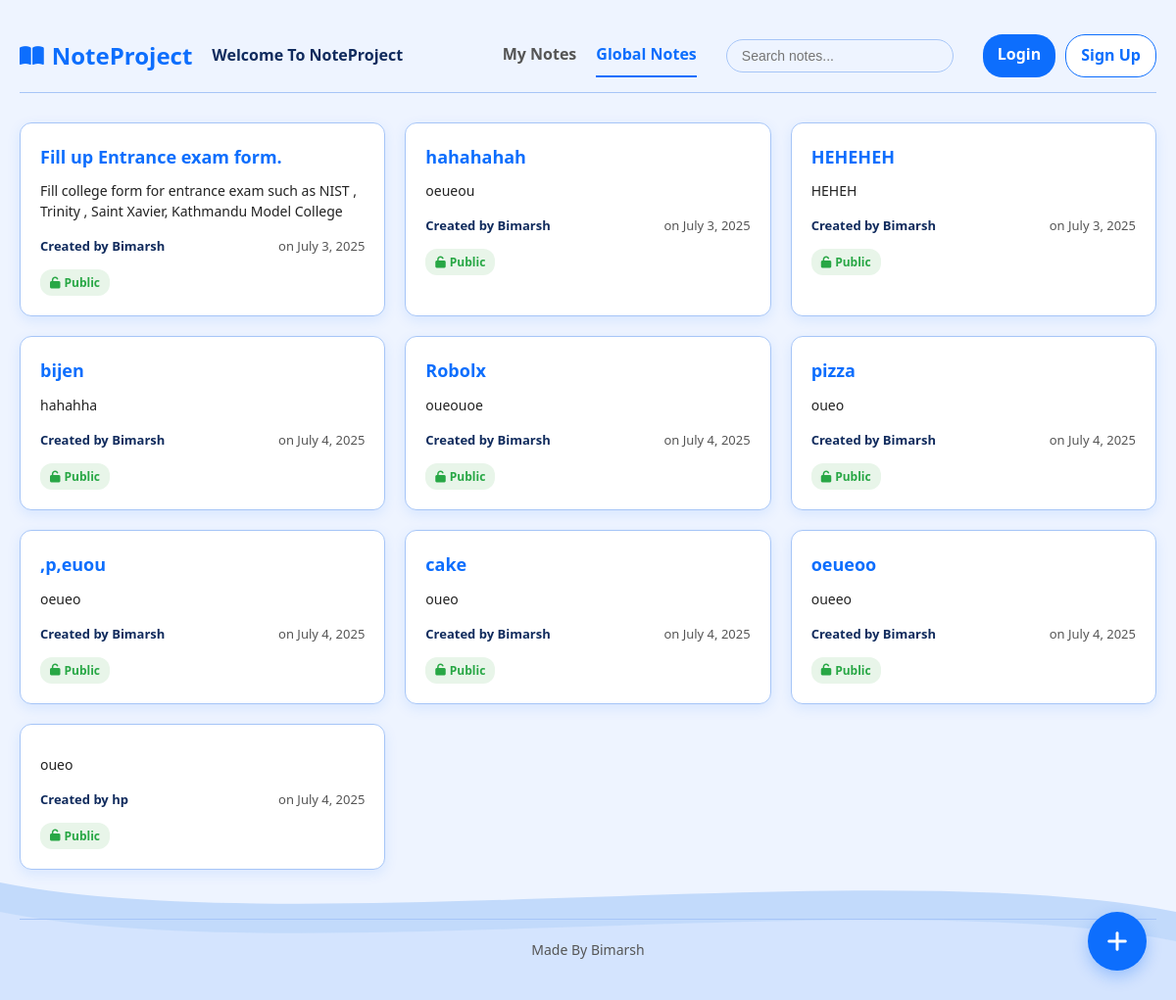
The app's page /, older data.
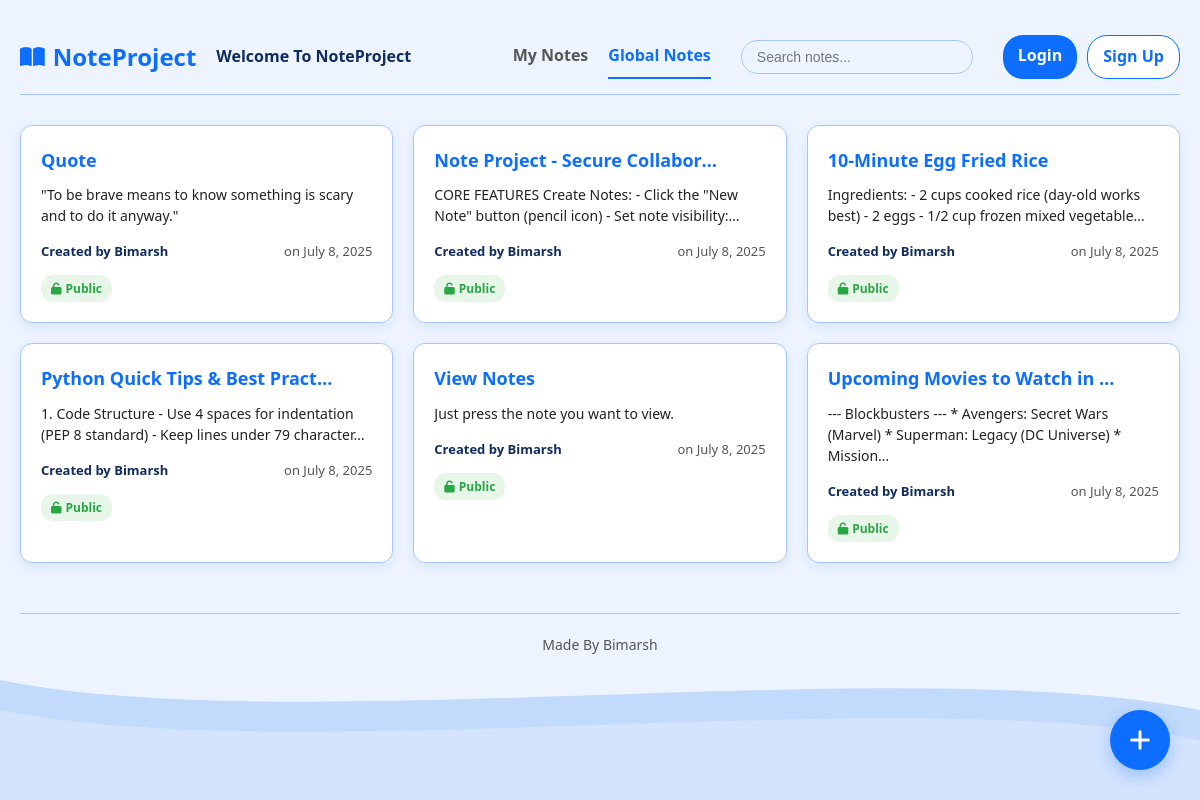
The same page, newer data.
### noteapp/models.py (models this page shows, shortened)
class Note(models.Model):
    title = models.CharField(max_length=255)
    content = models.TextField()
    is_public = models.BooleanField(default=False)
    owner = models.ForeignKey(User, on_delete=models.CASCADE)
    created_at = models.DateTimeField(auto_now_add=True)
    updated_at = models.DateTimeField(auto_now=True)

### account/views.py (the view)
# urls.py: path('',views.dashboard_view,name='dashboard'),
def dashboard_view(request):
    query = request.GET.get('q')
    if request.user.is_authenticated:
        user_notes = Note.objects.filter(owner=request.user)
    else:
        user_notes = []
    global_notes = Note.objects.filter(is_public=True)
    if query:
        global_notes = global_notes.filter(title__icontains=query)
        if request.user.is_authenticated:
            user_notes = user_notes.filter(title__icontains=query)
    context = {
        'user_notes': user_notes,
        'global_notes': global_notes,
    }
    return render(request, 'dashboard.html', context)

### account/templates/dashboard.html (shortened to what this page needs)
{% extends 'layouts/index.html' %}
{% block content %}
<link rel="stylesheet" href="https://cdnjs.cloudflare.com/ajax/libs/font-awesome/6.5.0/css/all.min.css" />
<div class="app-container">
  <header class="app-header">
    <div class="logo-container" onclick="window.location.href='{% url 'dashboard' %}'">
      <div class="logo">
        <i class="fas fa-book-open logo-icon"></i>
        <span>NoteProject</span>
      </div>
      {% if user.is_authenticated %}
        <div class="welcome-message">Welcome, {{ user.username }}</div>
      {% else %}
        <div class="welcome-message">Welcome To NoteProject</div>
      {% endif %}
    </div>
    <div class="nav-container">
      <div class="nav-tabs">
        <div class="nav-tab" id="personalTabBtn">My Notes</div>
        <div class="nav-tab active" id="globalTabBtn">Global Notes</div>
      </div>
      <form method="GET" action="">
        <input type="text" class="search-bar" name="q" placeholder="Search notes..." value="{{ request.GET.q }}" id="searchInput">
      </form>
      {% if user.is_authenticated %}
        <form method="POST" action="{% url 'logout' %}">
          {% csrf_token %}
          <button type="submit" class="logout-btn">
            <i class="fas fa-sign-out-alt"></i>
            Logout
          </button>
        </form>
      {% else %}
        <div style="display: flex; gap: 10px;">
          <a href="{% url 'login' %}" class="login-prompt-btn" style="padding: 8px 15px; border-radius: 20px; background: var(--primary); color: white; text-decoration: none; font-weight: 600;">
            Login
          </a>
          <a href="{% url 'register' %}" class="login-prompt-btn" style="padding: 8px 15px; border-radius: 20px; background: white; color: var(--primary); border: 1px solid var(--primary); text-decoration: none; font-weight: 600;">
            Sign Up
          </a>
        </div>
      {% endif %}
    </div>
  </header>
  <main>
    <div id="globalNotesTab">
      <div class="notes-grid" id="globalNotesGrid">
        {% if global_notes %}
          {% for note in global_notes %}
          <div class="note-card" onclick="window.location.href='#viewNote{{ note.id }}'">
            <h3 class="note-title">{{ note.title }}</h3>
            <p class="note-content">{{ note.content|truncatechars:100 }}</p>
            <div class="note-meta">
              <span class="note-author">Created by {{ note.owner.username }}</span>
              <span class="note-date">on {{ note.created_at|date:"F j, Y" }}</span>
            </div>
            <div class="note-status public">
              <i class="fas fa-unlock"></i> Public
            </div>
          </div>
          {% endfor %}
        {% endif %}
      </div>
    </div>
  </main>
  <footer class="app-footer">
    Made By Bimarsh
  </footer>
</div>
<div class="bottom-wave" aria-hidden="true">
  <svg viewBox="0 0 1440 150" preserveAspectRatio="none" width="100%" height="150" xmlns="http://www.w3.org/2000/svg">
    <path fill="#c2dafb" d="M0,30 C360,90 1080,0 1440,60 L1440,150 L0,150 Z"></path>
    <path fill="#dce9ff" d="M0,60 C360,120 1080,30 1440,90 L1440,150 L0,150 Z" opacity="0.7"></path>
  </svg>
</div>
{% if user.is_authenticated %}
<a href="{% url 'create_note' %}" class="fab">
  <i class="fas fa-plus"></i>
</a>
{% else %}
<a href="{% url 'login' %}" class="fab">
  <i class="fas fa-plus"></i>
</a>
{% endif %}
{% endblock %}

### account/templates/layouts/index.html (shortened to what this page needs)
<!DOCTYPE html>
<html lang="en">
<head>
</head>
<body>
  {% block content %}{% endblock %}
</body>
</html>

### account/templates/layouts/index.html (style rules this page uses)
body { margin: 0; font-family: 'Segoe UI', Tahoma, Geneva, Verdana, sans-serif; background-color: #eef4ff; color: #222; }
a { text-decoration: none; color: #0d6efd; }

### account/templates/dashboard.html (style rules this page uses)
:root { --primary: #0d6efd; --primary-light: #a6c5f7; --primary-lighter: #dce9ff; --primary-lightest: #eef4ff; --text: #222; --text-dark: #102b5d; --text-light: #555; --border: #a6c5f7; --bg: #eef4ff; --card-bg: #ffffff; --danger: #dc3545; --success: #28a745; --warning: #ffc107; }
body { background: var(--bg); font-family: 'Segoe UI', Tahoma, Geneva, Verdana, sans-serif; margin: 0; padding: 0; color: var(--text); line-height: 1.6; min-height: 100vh; position: relative; overflow-x: hidden; }
.bottom-wave { position: fixed; bottom: 0; left: 0; width: 100%; height: 150px; pointer-events: none; z-index: 1; }
.app-container { max-width: 1200px; margin: 0 auto; padding: 20px; position: relative; z-index: 2; }
.app-header { display: flex; justify-content: space-between; align-items: center; padding: 15px 0; margin-bottom: 30px; border-bottom: 1px solid var(--border); }
.logo-container { display: flex; align-items: center; gap: 10px; cursor: pointer; }
.logo { font-size: 24px; font-weight: 800; color: var(--primary); display: flex; align-items: center; gap: 8px; }
.logo-icon { font-size: 22px; }
.welcome-message { font-size: 16px; color: var(--text-dark); margin-left: 10px; font-weight: 600; }
.nav-container { display: flex; align-items: center; gap: 30px; }
.nav-tabs { display: flex; gap: 20px; }
.nav-tab { padding: 8px 0; font-weight: 600; color: var(--text-light); cursor: pointer; border-bottom: 2px solid transparent; transition: all 0.2s; }
.nav-tab.active { color: var(--primary); border-bottom-color: var(--primary); }
.search-bar { padding: 8px 15px; border: 1px solid var(--border); border-radius: 20px; font-size: 14px; width: 200px; transition: all 0.3s; background: var(--primary-lightest); }
.notes-grid { display: grid; grid-template-columns: repeat(auto-fill, minmax(280px, 1fr)); gap: 20px; margin-top: 20px; }
.note-card { background: var(--card-bg); border-radius: 12px; padding: 20px; box-shadow: 0 4px 14px rgba(13, 110, 253, 0.1); transition: all 0.2s; position: relative; border: 1px solid var(--border); cursor: pointer; }
.note-title { font-size: 18px; font-weight: 700; margin: 0 0 10px; color: var(--primary); white-space: nowrap; overflow: hidden; text-overflow: ellipsis; padding-right: 40px; }
.note-content { font-size: 14px; color: var(--text); margin: 0 0 15px; display: -webkit-box; -webkit-line-clamp: 3; -webkit-box-orient: vertical; overflow: hidden; line-height: 1.5; }
.note-meta { font-size: 13px; color: var(--text-dark); display: flex; justify-content: space-between; align-items: center; margin-bottom: 8px; }
.note-author { font-weight: 700; color: var(--text-dark); }
.note-date { color: var(--text-light); }
.note-status { font-size: 12px; padding: 4px 10px; border-radius: 12px; display: inline-flex; align-items: center; gap: 4px; margin-top: 5px; font-weight: 600; }
.public { background: #e8f5e9; color: var(--success); }
.app-footer { text-align: center; margin-top: 50px; padding: 20px 0; color: var(--text-light); font-size: 14px; border-top: 1px solid var(--border); position: relative; z-index: 2; }
.fab { position: fixed; bottom: 30px; right: 30px; width: 60px; height: 60px; border-radius: 50%; background: var(--primary); color: white; display: flex; align-items: center; justify-content: center; font-size: 24px; box-shadow: 0 6px 16px rgba(13, 110, 253, 0.3); cursor: pointer; transition: all 0.2s; z-index: 100; border: none; }

Row changes from the older to the newer data that the page shows:
removed Note: title "Fill up Entrance exam form.", content "Fill college form for entrance exam such as NIST , Trinity , Saint Xavier, Kathmandu Model College", owner.username "Bimarsh", created_at "July 3, 2025"
removed Note: title "hahahahah", content "oeueou", owner.username "Bimarsh", created_at "July 3, 2025"
removed Note: title "HEHEHEH", content "HEHEH", owner.username "Bimarsh", created_at "July 3, 2025"
removed Note: title "bijen", content "hahahha", owner.username "Bimarsh", created_at "July 4, 2025"
removed Note: title "Robolx", content "oueouoe", owner.username "Bimarsh", created_at "July 4, 2025"
removed Note: title "pizza", content "oueo", owner.username "Bimarsh", created_at "July 4, 2025"
removed Note: title ",p,euou", content "oeueo", owner.username "Bimarsh", created_at "July 4, 2025"
removed Note: title "cake", content "oueo", owner.username "Bimarsh", created_at "July 4, 2025"
removed Note: title "oeueoo", content "oueeo", owner.username "Bimarsh", created_at "July 4, 2025"
removed Note: content "oueo", owner.username "hp", created_at "July 4, 2025"
added Note: title "Quote", content "\"To be brave means to know something is scary and to do it anyway.\"", owner.username "Bimarsh", created_at "July 8, 2025"
added Note: title "Note Project - Secure Collabor…", content "CORE FEATURES Create Notes: - Click the \"New Note\" button (pencil icon) - Set note visibility:…", owner.username "Bimarsh", created_at "July 8, 2025"
added Note: title "10-Minute Egg Fried Rice", content "Ingredients: - 2 cups cooked rice (day-old works best) - 2 eggs - 1/2 cup frozen mixed vegetable…", owner.username "Bimarsh", created_at "July 8, 2025"
added Note: title "Python Quick Tips & Best Prac…", content "1. Code Structure - Use 4 spaces for indentation (PEP 8 standard) - Keep lines under 79 character…", owner.username "Bimarsh", created_at "July 8, 2025"
added Note: title "View Notes", content "Just press the note you want to view.", owner.username "Bimarsh", created_at "July 8, 2025"
added Note: title "Upcoming Movies to Watch in…", content "--- Blockbusters --- * Avengers: Secret Wars (Marvel) * Superman: Legacy (DC Universe) * Mission…", owner.username "Bimarsh", created_at "July 8, 2025"
